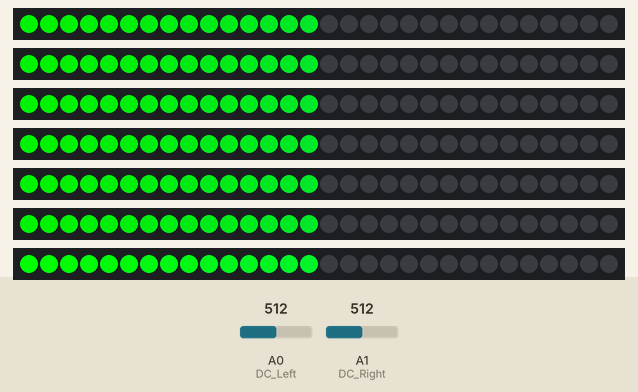
Bench run of a sketch on a simulated Arduino Uno, built with avr-gcc and run on an emulated ATmega328P. Shown: 7 × 30 RGB LEDs in strip order, left to right. The test bench sets the inputs (shaded band); at power-on: A0 (DC_Left) = 512, A1 (DC_Right) = 512.

Above: at 1.2 s.
1.3 s: A0 (DC_Left) set to 306
3.2 s: A1 (DC_Right) set to 306
At 4.06 s:
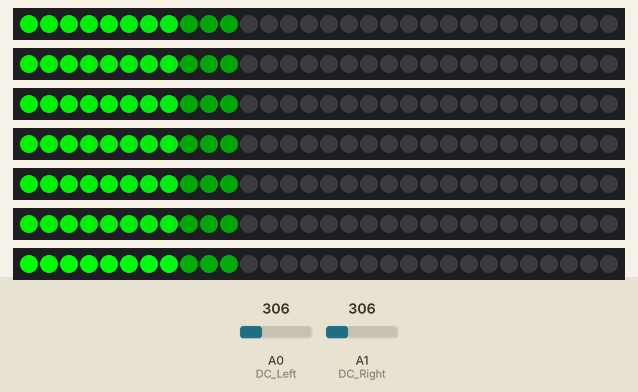
5.3 s: A0 (DC_Left) set to 122
At 6.15 s:
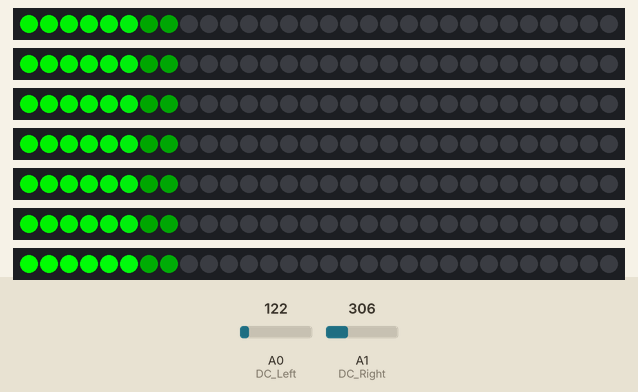
7.4 s: A1 (DC_Right) set to 122
At 8.24 s:
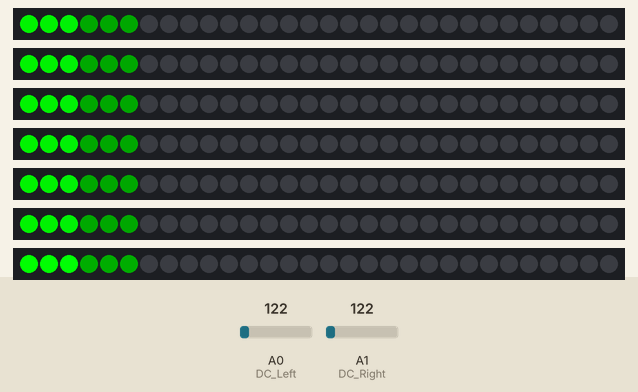
9.5 s: A0 (DC_Left) set to 0
At 10.32 s:
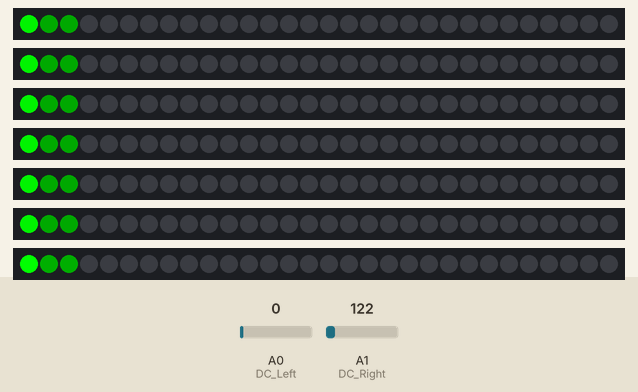
11.6 s: A1 (DC_Right) set to 0
Timing chart, 0 to 14.6 s (numbered marks = the images above; inputs shaded):
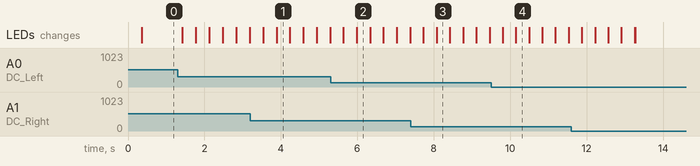

The sketch:

st_lighty.ino
```cpp
/******************************************************************************
   Audio Reactive Lighting to be used at St. Patty's Day 2022 in Chicago
   Base Code from Sparkfun's Spectrum Shield Demo (Wes Furuya @ SparkFun Electronics and Toni Klopfenstein @SparkFun Electronics)
   https://github.com/sparkfun/Spectrum_Shield
   I am Max Mitchell
   March 2022
   use this at your own parties (only if I'm invited) :)
*********************************************************************************/
#include <FastLED.h>

// Declare audio pins
#define STROBE 4
#define RESET 5
#define DC_Left A0
#define DC_Right A1

// Declare LED pins
#define STRIP_1 7
#define STRIP_2 8
#define STRIP_3 9
#define STRIP_4 10
#define STRIP_5 11
#define STRIP_6 12
#define STRIP_7 13

// Define audio variables
int Frequencies_Left[7];
int Frequencies_Right[7];

// Declare LED variables
#define NUM_STRIPS 7
#define NUM_LEDS 30
CRGB leds[NUM_STRIPS][NUM_LEDS];

/********************Setup Loop*************************/
void setup()
{
    // Set spectrum Shield pin configurations
    pinMode(STROBE, OUTPUT);
    pinMode(RESET, OUTPUT);
    pinMode(DC_Left, INPUT);
    pinMode(DC_Right, INPUT);

    // Initialize Spectrum Analyzers
    digitalWrite(STROBE, LOW);
    digitalWrite(RESET, LOW);
    delay(5);

    // Initialize LEDs
    FastLED.addLeds<WS2812B, STRIP_1, GRB>(leds[0], NUM_LEDS);
    FastLED.addLeds<WS2812B, STRIP_2, GRB>(leds[1], NUM_LEDS);
    FastLED.addLeds<WS2812B, STRIP_3, GRB>(leds[2], NUM_LEDS);
    FastLED.addLeds<WS2812B, STRIP_4, GRB>(leds[3], NUM_LEDS);
    FastLED.addLeds<WS2812B, STRIP_5, GRB>(leds[4], NUM_LEDS);
    FastLED.addLeds<WS2812B, STRIP_6, GRB>(leds[5], NUM_LEDS);
    FastLED.addLeds<WS2812B, STRIP_7, GRB>(leds[6], NUM_LEDS);
}

/**************************Main Function Loop*****************************/
void loop()
{
    analyze_audio();
    light_leds();
}

/*******************Pull frquencies from Spectrum Shield********************/
void analyze_audio()
{
    digitalWrite(RESET, HIGH);
    delayMicroseconds(200);
    digitalWrite(RESET, LOW);
    delayMicroseconds(200);

    // Read frequencies for each band
    for (int freq_band = 0; freq_band < 7; freq_band++)
    {
        digitalWrite(STROBE, HIGH);
        delayMicroseconds(50);
        digitalWrite(STROBE, LOW);
        delayMicroseconds(50);

        Frequencies_Left[freq_band] = analogRead(DC_Left);
        Frequencies_Right[freq_band] = analogRead(DC_Right);
    }
}

/*****************Light Up the 7 LED Strips*****************/
void light_leds()
{
    for (int freq_band = 0; freq_band < 7; freq_band++)
    {
        int lit_leds = (Frequencies_Left[freq_band] + Frequencies_Right[freq_band]) / 2046. * NUM_LEDS;

        fill_rainbow(leds[freq_band], lit_leds, HUE_GREEN, 1);
        FastLED.show();
        fadeToBlackBy(leds[freq_band], NUM_LEDS, 40);
    }
}
```

Measured:
- after the input at 3.2 s, the LEDs: first change after 0.34 s (image 1 shows a later state)
- after the input at 5.3 s, the LEDs: first change after 0.34 s (image 2 shows a later state)
- after the input at 7.4 s, the LEDs: first change after 0.33 s (image 3 shows a later state)
- after the input at 9.5 s, the LEDs: first change after 0.30 s (image 4 shows a later state)
